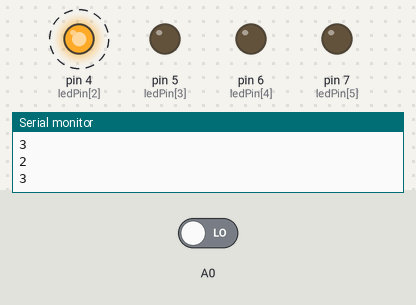
Simulated run of this sketch. Board: Arduino Uno, built with avr-gcc and run on an emulated ATmega328P. Shown: output pins drawn as LEDs (lit = HIGH), the last lines printed to the serial monitor. Dashed ring = blinking. The test bench sets the inputs (shaded band); at power-on: A0 LOW. Random numbers use the default seed unless the sketch sets one.

Above: at 2.8 s.
2.9 s: A0 driven HIGH
4.5 s: A0 driven LOW
At 5.2 s:
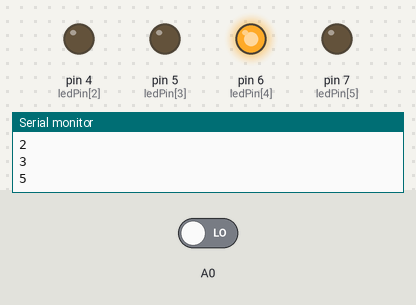
At 5.9 s:
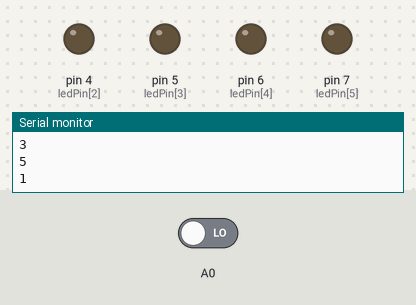
Timing chart, 0 to 29.0 s (numbered marks = the images above; inputs shaded):
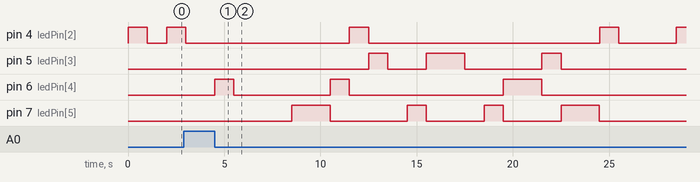

The sketch:

dancinglight-random.ino
```cpp
#define key1 digitalRead(A0)
int ledPin[]={2,3,4,5,6,7};
int(buttonState)=0;
void setup() {
  Serial.begin(9600);
  for(int i=2 ; i<=7;i++){
    pinMode(ledPin[i],OUTPUT);

  }
     pinMode(A0,INPUT);
     randomSeed(analogRead(0));
}

void loop() {
  if(key1 == LOW){
  int randomNum =random(2,8);
   Serial.println(randomNum-1);
digitalWrite(randomNum,HIGH);
delay(1000);}
for(int i=2;i<=7;i++){
  digitalWrite(i,LOW);
}

}
```

Measured:
- after the input at 4.5 s, pin 4 (ledPin[2]): goes HIGH 1.0 s, LOW 12.0 s, HIGH 1.0 s, LOW 3.0 s, then HIGH, starting after 7.0 s; pin 5 (ledPin[3]): goes HIGH 1.0 s, LOW 2.0 s, HIGH 2.0 s, LOW 4.0 s, HIGH 1.0 s, then LOW, starting after 8.0 s
